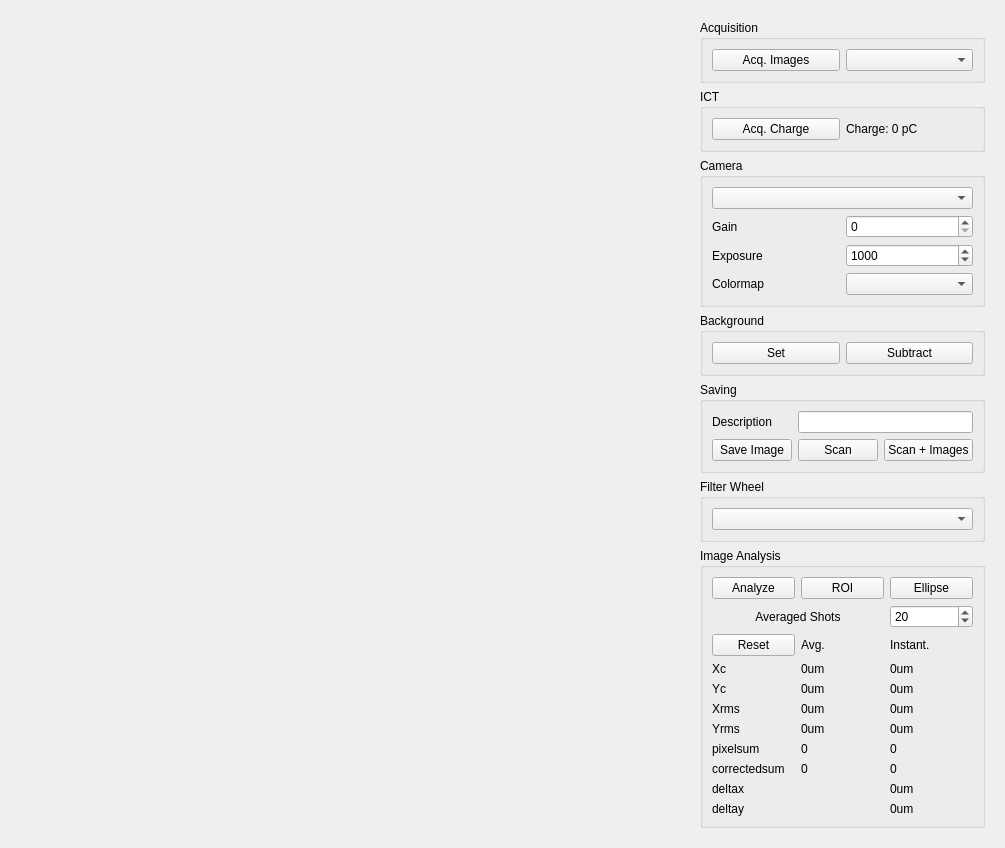
<?xml version="1.0" encoding="UTF-8"?>
<ui version="4.0">
 <class>Form</class>
 <widget class="QWidget" name="Form">
  <property name="geometry">
   <rect>
    <x>0</x>
    <y>0</y>
    <width>1005</width>
    <height>779</height>
   </rect>
  </property>
  <property name="windowTitle">
   <string>Form</string>
  </property>
  <layout class="QHBoxLayout" name="horizontalLayout">
   <item>
    <spacer name="horizontalSpacer">
     <property name="orientation">
      <enum>Qt::Horizontal</enum>
     </property>
     <property name="sizeHint" stdset="0">
      <size>
       <width>40</width>
       <height>20</height>
      </size>
     </property>
    </spacer>
   </item>
   <item>
    <widget class="QWidget" name="widget_4" native="true">
     <property name="minimumSize">
      <size>
       <width>450</width>
       <height>0</height>
      </size>
     </property>
     <layout class="QVBoxLayout" name="verticalLayout_7">
      <item>
       <widget class="QWidget" name="histWidget" native="true">
        <layout class="QVBoxLayout" name="verticalLayout_11">
         <item>
          <layout class="QVBoxLayout" name="histLayout"/>
         </item>
        </layout>
       </widget>
      </item>
      <item>
       <widget class="QWidget" name="imageWidget" native="true">
        <layout class="QVBoxLayout" name="verticalLayout_8">
         <item>
          <layout class="QVBoxLayout" name="imageLayout"/>
         </item>
        </layout>
       </widget>
      </item>
     </layout>
    </widget>
   </item>
   <item>
    <widget class="QWidget" name="widget_2" native="true">
     <layout class="QVBoxLayout" name="verticalLayout">
      <item>
       <widget class="QGroupBox" name="groupBox">
        <property name="title">
         <string>Acquisition</string>
        </property>
        <layout class="QHBoxLayout" name="horizontalLayout_2">
         <item>
          <widget class="QPushButton" name="acqImageButton">
           <property name="text">
            <string>Acq. Images</string>
           </property>
          </widget>
         </item>
         <item>
          <widget class="QComboBox" name="acqmodeCombo"/>
         </item>
        </layout>
       </widget>
      </item>
      <item>
       <widget class="QGroupBox" name="groupBox_7">
        <property name="title">
         <string>ICT</string>
        </property>
        <layout class="QHBoxLayout" name="horizontalLayout_4">
         <item>
          <widget class="QPushButton" name="acqChargeButton">
           <property name="text">
            <string>Acq. Charge</string>
           </property>
          </widget>
         </item>
         <item>
          <widget class="QLabel" name="chargeLabel">
           <property name="text">
            <string>Charge: 0 pC</string>
           </property>
          </widget>
         </item>
        </layout>
       </widget>
      </item>
      <item>
       <widget class="QGroupBox" name="groupBox_2">
        <property name="title">
         <string>Camera</string>
        </property>
        <layout class="QVBoxLayout" name="verticalLayout_3">
         <item>
          <layout class="QGridLayout" name="gridLayout">
           <item row="3" column="1">
            <widget class="QSpinBox" name="exposureInput">
             <property name="minimum">
              <number>500</number>
             </property>
             <property name="maximum">
              <number>1000000</number>
             </property>
             <property name="singleStep">
              <number>500</number>
             </property>
             <property name="value">
              <number>1000</number>
             </property>
            </widget>
           </item>
           <item row="2" column="0">
            <widget class="QLabel" name="gainLabel">
             <property name="text">
              <string>Gain</string>
             </property>
            </widget>
           </item>
           <item row="2" column="1">
            <widget class="QSpinBox" name="gainInput">
             <property name="maximum">
              <number>24</number>
             </property>
            </widget>
           </item>
           <item row="0" column="0" colspan="2">
            <widget class="QComboBox" name="cameraCombo"/>
           </item>
           <item row="3" column="0">
            <widget class="QLabel" name="label_2">
             <property name="text">
              <string>Exposure</string>
             </property>
            </widget>
           </item>
           <item row="4" column="0">
            <widget class="QLabel" name="label_10">
             <property name="text">
              <string>Colormap</string>
             </property>
            </widget>
           </item>
           <item row="4" column="1">
            <widget class="QComboBox" name="colormapCombo">
             <property name="editable">
              <bool>false</bool>
             </property>
            </widget>
           </item>
          </layout>
         </item>
        </layout>
       </widget>
      </item>
      <item>
       <widget class="QGroupBox" name="groupBox_3">
        <property name="title">
         <string>Background</string>
        </property>
        <layout class="QHBoxLayout" name="horizontalLayout_3">
         <item>
          <widget class="QPushButton" name="setButton">
           <property name="text">
            <string>Set</string>
           </property>
          </widget>
         </item>
         <item>
          <widget class="QPushButton" name="subtractButton">
           <property name="text">
            <string>Subtract</string>
           </property>
          </widget>
         </item>
        </layout>
       </widget>
      </item>
      <item>
       <widget class="QGroupBox" name="groupBox_4">
        <property name="title">
         <string>Saving</string>
        </property>
        <layout class="QGridLayout" name="gridLayout_3">
         <item row="0" column="1" colspan="2">
          <widget class="QLineEdit" name="descriptionEdit">
           <property name="sizePolicy">
            <sizepolicy hsizetype="Expanding" vsizetype="Fixed">
             <horstretch>0</horstretch>
             <verstretch>0</verstretch>
            </sizepolicy>
           </property>
          </widget>
         </item>
         <item row="1" column="1">
          <widget class="QPushButton" name="scanButton">
           <property name="text">
            <string>Scan</string>
           </property>
          </widget>
         </item>
         <item row="0" column="0">
          <widget class="QLabel" name="label_11">
           <property name="text">
            <string>Description</string>
           </property>
          </widget>
         </item>
         <item row="1" column="2">
          <widget class="QPushButton" name="imagescanButton">
           <property name="text">
            <string>Scan + Images</string>
           </property>
          </widget>
         </item>
         <item row="1" column="0">
          <widget class="QPushButton" name="saveButton">
           <property name="text">
            <string>Save Image</string>
           </property>
          </widget>
         </item>
        </layout>
       </widget>
      </item>
      <item>
       <widget class="QGroupBox" name="groupBox_5">
        <property name="title">
         <string>Filter Wheel</string>
        </property>
        <layout class="QVBoxLayout" name="verticalLayout_4">
         <item>
          <widget class="QComboBox" name="filterCombo"/>
         </item>
        </layout>
       </widget>
      </item>
      <item>
       <widget class="QGroupBox" name="groupBox_6">
        <property name="title">
         <string>Image Analysis</string>
        </property>
        <layout class="QVBoxLayout" name="verticalLayout_5">
         <item>
          <layout class="QGridLayout" name="gridLayout_2">
           <item row="7" column="0">
            <widget class="QLabel" name="label_8">
             <property name="text">
              <string>pixelsum</string>
             </property>
            </widget>
           </item>
           <item row="7" column="1">
            <widget class="QLabel" name="pixelSumAvg">
             <property name="text">
              <string>0</string>
             </property>
            </widget>
           </item>
           <item row="2" column="1">
            <widget class="QLabel" name="avgLabel">
             <property name="text">
              <string>Avg.</string>
             </property>
            </widget>
           </item>
           <item row="3" column="2">
            <widget class="QLabel" name="xcInstant">
             <property name="text">
              <string>0um</string>
             </property>
            </widget>
           </item>
           <item row="7" column="2">
            <widget class="QLabel" name="pixelSumInstant">
             <property name="text">
              <string>0</string>
             </property>
            </widget>
           </item>
           <item row="2" column="2">
            <widget class="QLabel" name="label_13">
             <property name="text">
              <string>Instant.</string>
             </property>
            </widget>
           </item>
           <item row="0" column="2">
            <widget class="QPushButton" name="ellipseButton">
             <property name="text">
              <string>Ellipse</string>
             </property>
            </widget>
           </item>
           <item row="4" column="1">
            <widget class="QLabel" name="ycAvg">
             <property name="text">
              <string>0um</string>
             </property>
            </widget>
           </item>
           <item row="4" column="0">
            <widget class="QLabel" name="label_5">
             <property name="text">
              <string>Yc</string>
             </property>
            </widget>
           </item>
           <item row="4" column="2">
            <widget class="QLabel" name="ycInstant">
             <property name="text">
              <string>0um</string>
             </property>
            </widget>
           </item>
           <item row="6" column="2">
            <widget class="QLabel" name="yrmsInstant">
             <property name="text">
              <string>0um</string>
             </property>
            </widget>
           </item>
           <item row="5" column="0">
            <widget class="QLabel" name="label_3">
             <property name="text">
              <string>Xrms</string>
             </property>
            </widget>
           </item>
           <item row="6" column="0">
            <widget class="QLabel" name="label_4">
             <property name="text">
              <string>Yrms</string>
             </property>
            </widget>
           </item>
           <item row="5" column="2">
            <widget class="QLabel" name="xrmsInstant">
             <property name="text">
              <string>0um</string>
             </property>
            </widget>
           </item>
           <item row="3" column="1">
            <widget class="QLabel" name="xcAvg">
             <property name="text">
              <string>0um</string>
             </property>
            </widget>
           </item>
           <item row="5" column="1">
            <widget class="QLabel" name="xrmsAvg">
             <property name="text">
              <string>0um</string>
             </property>
            </widget>
           </item>
           <item row="0" column="0">
            <widget class="QPushButton" name="analyzeButton">
             <property name="text">
              <string>Analyze</string>
             </property>
            </widget>
           </item>
           <item row="0" column="1">
            <widget class="QPushButton" name="roiButton">
             <property name="text">
              <string>ROI</string>
             </property>
            </widget>
           </item>
           <item row="2" column="0">
            <widget class="QPushButton" name="resetButton">
             <property name="text">
              <string>Reset</string>
             </property>
            </widget>
           </item>
           <item row="3" column="0">
            <widget class="QLabel" name="label">
             <property name="text">
              <string>Xc</string>
             </property>
            </widget>
           </item>
           <item row="6" column="1">
            <widget class="QLabel" name="yrmsAvg">
             <property name="text">
              <string>0um</string>
             </property>
            </widget>
           </item>
           <item row="9" column="0">
            <widget class="QLabel" name="label_6">
             <property name="text">
              <string>deltax</string>
             </property>
            </widget>
           </item>
           <item row="10" column="2">
            <widget class="QLabel" name="deltayInstant">
             <property name="text">
              <string>0um</string>
             </property>
            </widget>
           </item>
           <item row="1" column="0" colspan="2">
            <widget class="QLabel" name="label_9">
             <property name="text">
              <string>Averaged Shots</string>
             </property>
             <property name="alignment">
              <set>Qt::AlignCenter</set>
             </property>
            </widget>
           </item>
           <item row="10" column="0">
            <widget class="QLabel" name="label_7">
             <property name="text">
              <string>deltay</string>
             </property>
            </widget>
           </item>
           <item row="9" column="2">
            <widget class="QLabel" name="deltaxInstant">
             <property name="text">
              <string>0um</string>
             </property>
            </widget>
           </item>
           <item row="1" column="2">
            <widget class="QSpinBox" name="shotsInput">
             <property name="minimum">
              <number>1</number>
             </property>
             <property name="maximum">
              <number>200</number>
             </property>
             <property name="value">
              <number>20</number>
             </property>
            </widget>
           </item>
           <item row="8" column="0">
            <widget class="QLabel" name="label_12">
             <property name="text">
              <string>correctedsum</string>
             </property>
            </widget>
           </item>
           <item row="8" column="1">
            <widget class="QLabel" name="correctedSumAvg">
             <property name="text">
              <string>0</string>
             </property>
            </widget>
           </item>
           <item row="8" column="2">
            <widget class="QLabel" name="correctedSumInstant">
             <property name="text">
              <string>0</string>
             </property>
            </widget>
           </item>
          </layout>
         </item>
        </layout>
       </widget>
      </item>
      <item>
       <spacer name="verticalSpacer">
        <property name="orientation">
         <enum>Qt::Vertical</enum>
        </property>
        <property name="sizeHint" stdset="0">
         <size>
          <width>20</width>
          <height>40</height>
         </size>
        </property>
       </spacer>
      </item>
     </layout>
    </widget>
   </item>
  </layout>
 </widget>
 <resources/>
 <connections/>
</ui>
